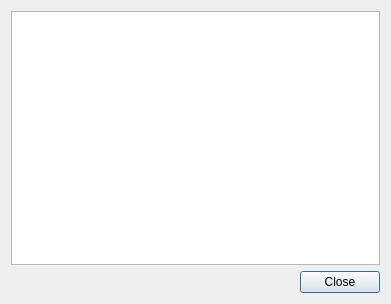
<?xml version="1.0" encoding="UTF-8"?>
<ui version="4.0">
 <class>HostListsDialogUI</class>
 <widget class="QDialog" name="HostListsDialogUI">
  <property name="geometry">
   <rect>
    <x>0</x>
    <y>0</y>
    <width>391</width>
    <height>304</height>
   </rect>
  </property>
  <property name="windowTitle">
   <string>Manage Host Lists</string>
  </property>
  <layout class="QGridLayout" name="gridLayout">
   <item row="0" column="0">
    <widget class="RecordTreeView" name="mHostListTree"/>
   </item>
   <item row="1" column="0">
    <widget class="QDialogButtonBox" name="mCancelButton">
     <property name="orientation">
      <enum>Qt::Horizontal</enum>
     </property>
     <property name="standardButtons">
      <set>QDialogButtonBox::Close</set>
     </property>
    </widget>
   </item>
  </layout>
 </widget>
 <customwidgets>
  <customwidget>
   <class>RecordTreeView</class>
   <extends>QTreeView</extends>
   <header>recordtreeview.h</header>
  </customwidget>
 </customwidgets>
 <resources/>
 <connections>
  <connection>
   <sender>mCancelButton</sender>
   <signal>accepted()</signal>
   <receiver>HostListsDialogUI</receiver>
   <slot>accept()</slot>
   <hints>
    <hint type="sourcelabel">
     <x>248</x>
     <y>254</y>
    </hint>
    <hint type="destinationlabel">
     <x>157</x>
     <y>274</y>
    </hint>
   </hints>
  </connection>
  <connection>
   <sender>mCancelButton</sender>
   <signal>rejected()</signal>
   <receiver>HostListsDialogUI</receiver>
   <slot>reject()</slot>
   <hints>
    <hint type="sourcelabel">
     <x>316</x>
     <y>260</y>
    </hint>
    <hint type="destinationlabel">
     <x>286</x>
     <y>274</y>
    </hint>
   </hints>
  </connection>
 </connections>
</ui>
